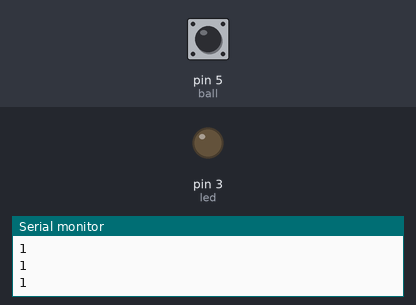
This sketch was run on a simulated Arduino Uno, built with avr-gcc and run on an emulated ATmega328P. On the bench: output pins drawn as LEDs (lit = HIGH), the last lines printed to the serial monitor. Inputs (shaded band) come from the test bench; at power-on: pin 5 (ball) HIGH.

Above: at 1.2 s.
1.3 s: pin 5 (ball) pulled LOW for 0.15 s
At 1.4 s:
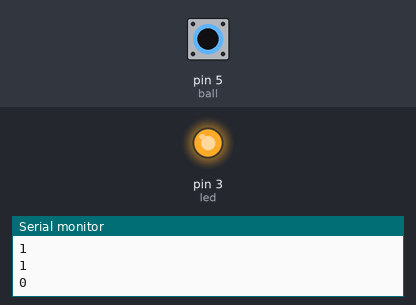
3.0 s: pin 5 (ball) pulled LOW for 3.2 s
At 7.2 s:
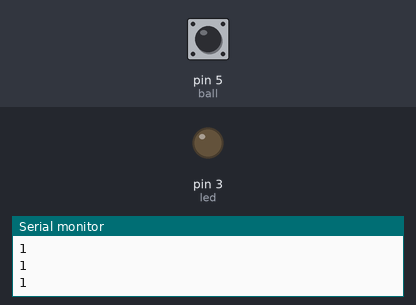
Timing chart, 0 to 8.7 s (numbered marks = the images above; inputs shaded):
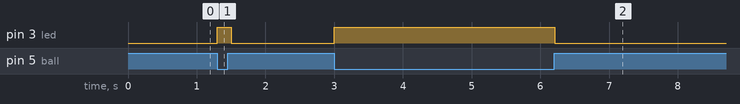

Measured:
- after the input at 1.3 s, pin 3 (led): LOW → HIGH at once, → LOW 0.20 s later
- after the input at 3.0 s, pin 3 (led): LOW → HIGH at once, → LOW 3.2 s later

The sketch:

ball_switch.ino
```cpp
int led = 3;
int ball = 5;

// ball스위치 : 작은 공이 들어있어 평소에는 연결되어 있다가 기울이게되면
// 공이 굴러가 스위치가 off 되는 제품

void setup() {
  Serial.begin(9600);
  // put your setup code here, to run once:
  pinMode(led, OUTPUT);
  pinMode(ball, INPUT_PULLUP);
}

void loop() {
  Serial.println(digitalRead(ball));
  if(digitalRead(ball)) {      // 평소에는 led off
    digitalWrite(led, LOW);
  } else {                      // ball switch가 기울어지면 led on
    digitalWrite(led, HIGH);
  }
  delay(100);
}
```
